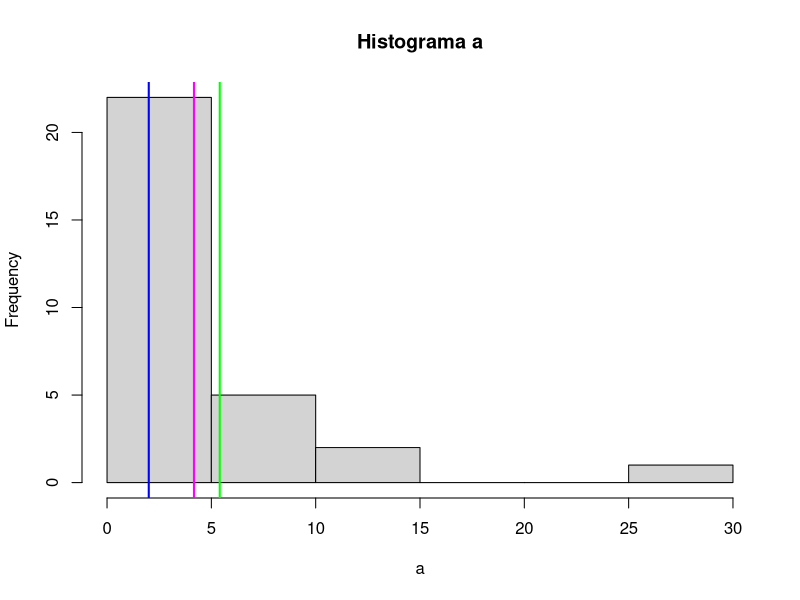
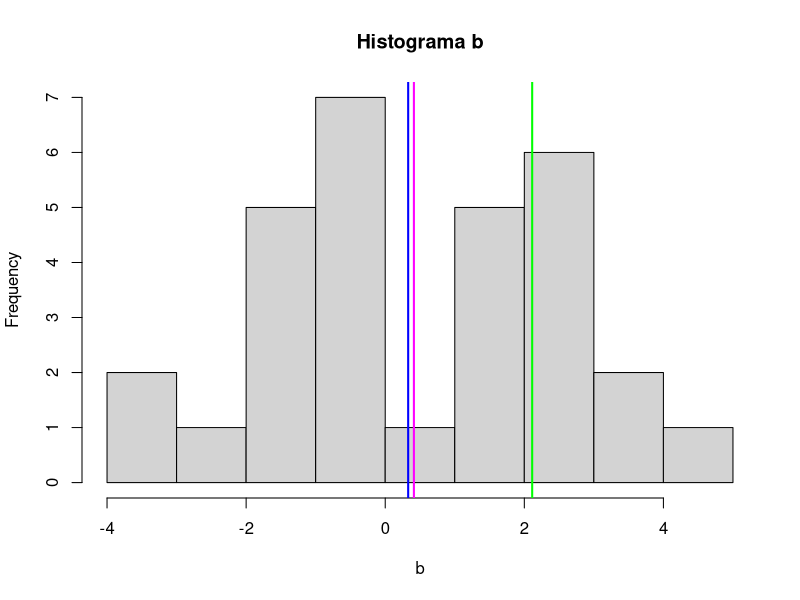
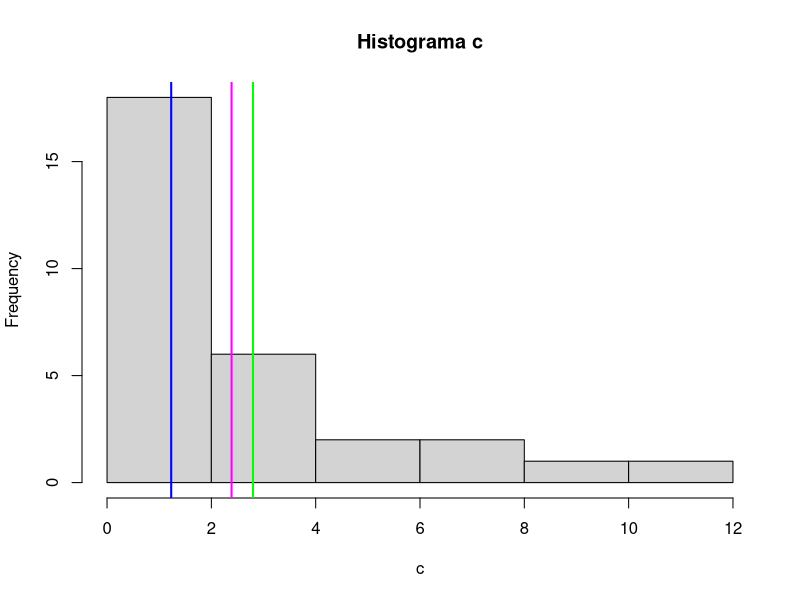
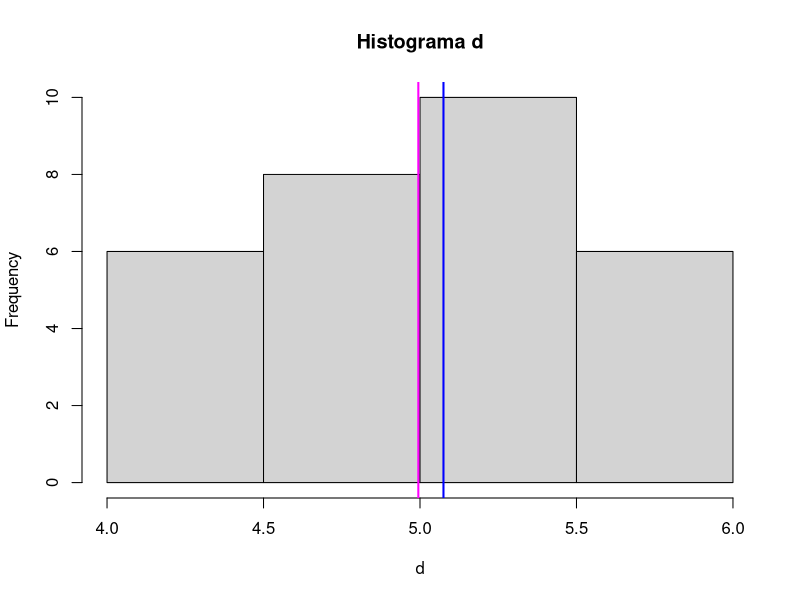
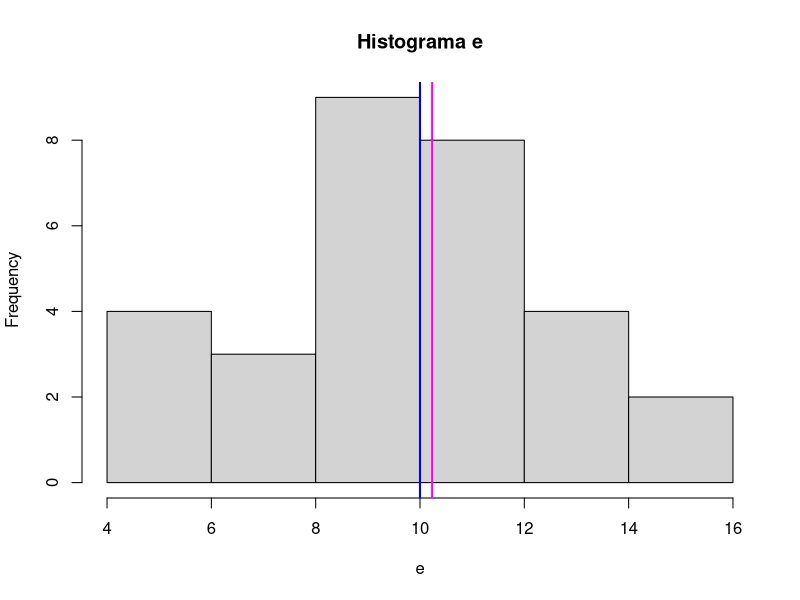

Recreate these plots in R, in order.
#9.1

# Seturile de valori
a <- c(7, 4, 2, 11, 2, 1, 2, 1, 6, 6, 0, 1, 3, 9, 7, 0, 1, 14, 0, 5, 1, 5, 2, 4, 3, 1, 0, 0, 26, 1)
b <- c(-1.91, -0.97, 4.59, 2.19, -0.86, -0.74, -0.60, -1.29, 0.93, 1.42, 2.14, -2.01, 2.60, 1.45, 2.60,
       -3.32, -3.62, 3.09, 2.91, 3.60, -0.83, -0.27, 1.82, -1.38, -1.76, 1.43, -0.59, -1.34, 2.07, 1.02)
c <- c(0.90, 8.91, 0.06, 1.85, 1.61, 6.50, 0.26, 0.04, 0.62, 1.01, 3.42, 1.45, 3.44, 0.46, 0.55, 0.09, 2.22,
       0.65, 0.61, 6.45, 0.27, 4.81, 2.27, 0.34, 4.51, 0.42, 3.71, 2.59, 0.42, 11.18)
d <- c(4.83, 4.37, 5.57, 4.22, 5.96, 5.11, 5.52, 4.81, 5.19, 4.19, 4.73, 5.92, 5.63, 4.53, 4.67, 4.84, 5.25,
       5.06, 5.98, 5.25, 4.60, 4.11, 4.32, 5.09, 5.25, 5.10, 4.36, 5.40, 5.33, 4.65)
e <- c(11, 11, 10, 10, 10, 6, 5, 9, 11, 10, 14, 8, 11, 6, 13, 9, 14, 16, 14, 10, 7, 7, 11, 12, 9, 5, 12, 15, 9, 12)
install.packages("plotly")
# Histograma și statistici
par(mfrow = c(1, 1))
hist(a, main = "Histograma a")
abline(v = median(a), col = "blue", lwd = 2)
abline(v = mean(a), col = "magenta", lwd = 2)
abline(v = sd(a), col = "green", lwd = 2)

hist(b, main = "Histograma b")
abline(v = median(b), col = "blue", lwd = 2)
abline(v = mean(b), col = "magenta", lwd = 2)
abline(v = sd(b), col = "green", lwd = 2)

hist(c, main = "Histograma c")
abline(v = median(c), col = "blue", lwd = 2)
abline(v = mean(c), col = "magenta", lwd = 2)
abline(v = sd(c), col = "green", lwd = 2)

hist(d, main = "Histograma d")
abline(v = median(d), col = "blue", lwd = 2)
abline(v = mean(d), col = "magenta", lwd = 2)
abline(v = sd(d), col = "green", lwd = 2)

hist(e, main = "Histograma e")
abline(v = median(e), col = "blue", lwd = 2)
abline(v = mean(e), col = "magenta", lwd = 2)
abline(v = sd(e), col = "green", lwd = 2)

# Estimarea parametrilor prin metoda verosimilității maxime
library(MASS)

# Seturile de valori
a <- c(7, 4, 2, 11, 2, 1, 2, 1, 6, 6, 0, 1, 3, 9, 7, 0, 1, 14, 0, 5, 1, 5, 2, 4, 3, 1, 0, 0, 26, 1)
b <- c(-1.91, -0.97, 4.59, 2.19, -0.86, -0.74, -0.60, -1.29, 0.93, 1.42, 2.14, -2.01, 2.60, 1.45, 2.60,
       -3.32, -3.62, 3.09, 2.91, 3.60, -0.83, -0.27, 1.82, -1.38, -1.76, 1.43, -0.59, -1.34, 2.07, 1.02)
c <- c(0.90, 8.91, 0.06, 1.85, 1.61, 6.50, 0.26, 0.04, 0.62, 1.01, 3.42, 1.45, 3.44, 0.46, 0.55, 0.09, 2.22,
       0.65, 0.61, 6.45, 0.27, 4.81, 2.27, 0.34, 4.51, 0.42, 3.71, 2.59, 0.42, 11.18)
d <- c(4.83, 4.37, 5.57, 4.22, 5.96, 5.11, 5.52, 4.81, 5.19, 4.19, 4.73, 5.92, 5.63, 4.53, 4.67, 4.84, 5.25,
       5.06, 5.98, 5.25, 4.60, 4.11, 4.32, 5.09, 5.25, 5.10, 4.36, 5.40, 5.33, 4.65)
e <- c(11, 11, 10, 10, 10, 6, 5, 9, 11, 10, 14, 8, 11, 6, 13, 9, 14, 16, 14, 10, 7, 7, 11, 12, 9, 5, 12, 15, 9, 12)


#9.3

# Estimare parametri a prin metoda verosimilității maxime (Poisson)
fit_a <- fitdistr(a, "poisson")
lambda_a <- fit_a$estimate

# Estimare parametri b prin metoda verosimilității maxime (normală)
fit_b <- fitdistr(b, "normal")
mean_b <- fit_b$estimate[1]
sd_b <- fit_b$estimate[2]

# Estimare parametri c prin metoda verosimilității maxime (exponențială)
fit_c <- fitdistr(c, "exponential")
rate_c <- fit_c$estimate

# Estimare parametri d prin metoda verosimilității maxime (normală)
fit_d <- fitdistr(d, "normal")
mean_d <- fit_d$estimate[1]
sd_d <- fit_d$estimate[2]

# Estimare parametri e prin metoda momentelor (multinomială)
prop_e <- prop.table(table(e))

# Comparare estimări metoda verosimilității maxime și metoda momentelor
lambda_e <- length(e) * prop_e

#9.2, 9.4 - documentatie
